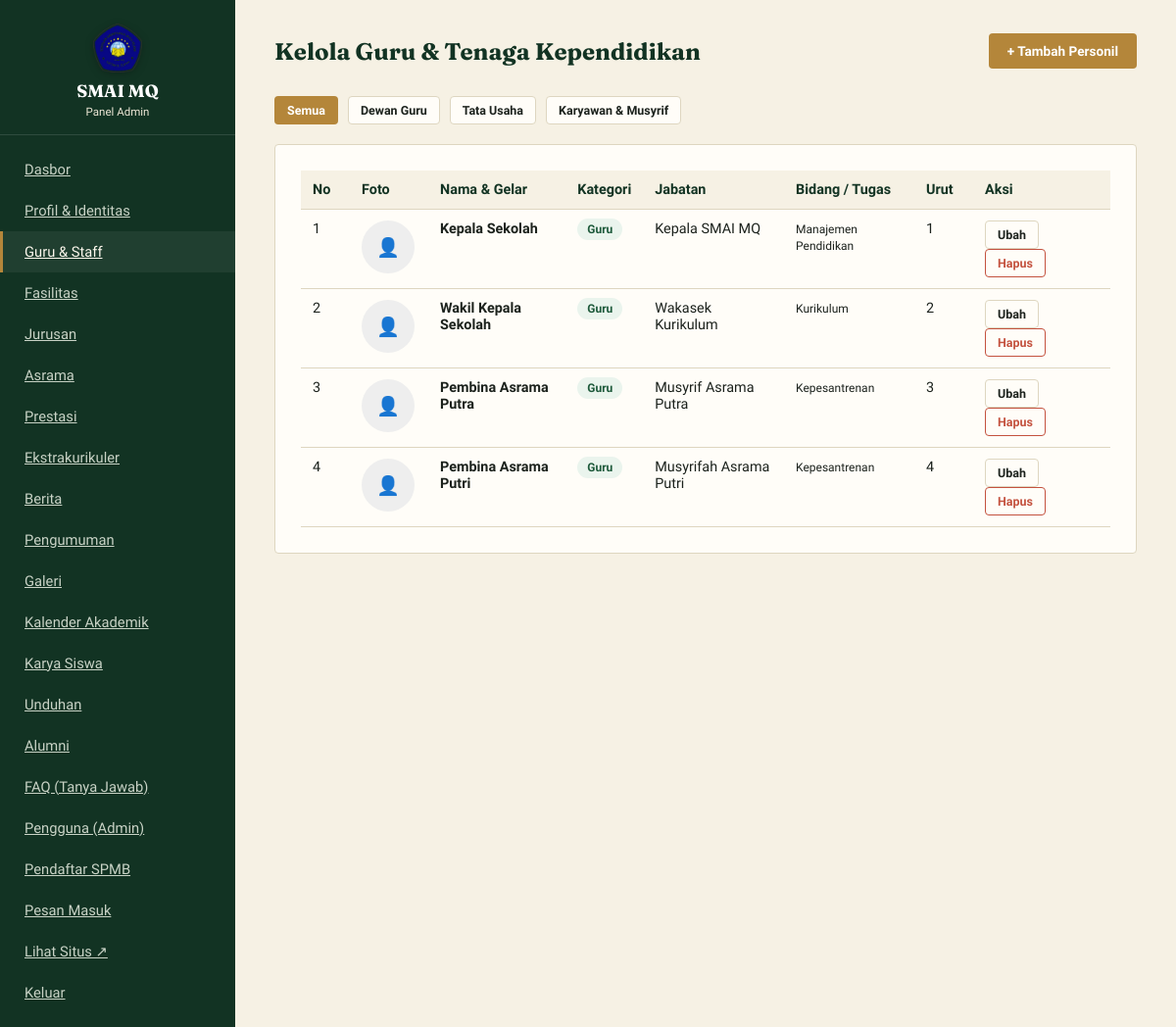
/admin/guru.php (signed in), run on the app's committed database.
### tables this page shows
CREATE TABLE guru (
    id INT AUTO_INCREMENT PRIMARY KEY,
    nama VARCHAR(100) NOT NULL,
    jabatan VARCHAR(100),
    bidang_studi VARCHAR(100),
    foto VARCHAR(255) DEFAULT NULL,
    urutan INT DEFAULT 0
);

### includes/functions.php (called while the page is built, shortened)
<?php
function e($string) {
    return htmlspecialchars($string ?? '', ENT_QUOTES, 'UTF-8');
}

### admin/guru.php (the view, shortened to what this page needs)
<?php
require_once __DIR__ . '/../config/database.php';
require_once __DIR__ . '/../includes/functions.php';
$kategoriFilter = $_GET['kategori'] ?? 'Semua';
if (in_array($kategoriFilter, ['Guru', 'Tata Usaha', 'Karyawan'])) {
    $stmt = $pdo->prepare("SELECT * FROM guru WHERE kategori = ? ORDER BY urutan ASC, id ASC");
    $stmt->execute([$kategoriFilter]);
    $daftar = $stmt->fetchAll();
} else {
    $daftar = $pdo->query("SELECT * FROM guru ORDER BY urutan ASC, id ASC")->fetchAll();
    $kategoriFilter = 'Semua';
}
?>
<!DOCTYPE html>
<html lang="id">
<head>
<link rel="stylesheet" href="../assets/css/admin.css">
</head>
<body>
<div class="admin-shell">
    <?php require __DIR__ . '/includes_sidebar.php'; ?>
    <div class="admin-konten">
        <div class="admin-topbar">
            <h1>Kelola Guru &amp; Tenaga Kependidikan</h1>
            <a href="guru-form.php" class="btn btn-emas">+ Tambah Personil</a>
        </div>
        <div style="display:flex; gap:10px; margin-bottom:20px; flex-wrap:wrap;">
            <a href="guru.php" class="btn btn-kecil <?= $kategoriFilter === 'Semua' ? 'btn-emas' : 'btn-luar' ?>">Semua</a>
            <a href="guru.php?kategori=Guru" class="btn btn-kecil <?= $kategoriFilter === 'Guru' ? 'btn-emas' : 'btn-luar' ?>">Dewan Guru</a>
            <a href="guru.php?kategori=Tata+Usaha" class="btn btn-kecil <?= $kategoriFilter === 'Tata Usaha' ? 'btn-emas' : 'btn-luar' ?>">Tata Usaha</a>
            <a href="guru.php?kategori=Karyawan" class="btn btn-kecil <?= $kategoriFilter === 'Karyawan' ? 'btn-emas' : 'btn-luar' ?>">Karyawan &amp; Musyrif</a>
        </div>
        <div class="kartu-admin">
            <table class="tabel-admin">
                <thead>
                    <tr>
                        <th style="width:50px;">No</th>
                        <th style="width:80px;">Foto</th>
                        <th>Nama &amp; Gelar</th>
                        <th>Kategori</th>
                        <th>Jabatan</th>
                        <th>Bidang / Tugas</th>
                        <th style="width:60px;">Urut</th>
                        <th style="width:140px;">Aksi</th>
                    </tr>
                </thead>
                <tbody>
                    <?php if ($daftar): foreach ($daftar as $i => $d):
                        $badgeStyle = 'background:#eaf4ed; color:#1e5a3b;';
                    ?>
                    <tr>
                        <td><?= $i + 1 ?></td>
                        <td>
                            <?php if (!empty($d['foto']) && file_exists(__DIR__ . '/../assets/img/guru/' . $d['foto'])): ?>
                                <img src="../assets/img/guru/<?= e($d['foto']) ?>" alt="" style="width:54px; height:54px; object-fit:cover; border-radius:50%; border:2px solid #ddd;">
                            <?php else: ?>
                                <div style="width:54px; height:54px; border-radius:50%; background:#eee; display:flex; align-items:center; justify-content:center; font-size:1.2rem;">👤</div>
                            <?php endif; ?>
                        </td>
                        <td>
                            <strong><?= e($d['nama']) ?></strong>
                        </td>
                        <td><span style="font-size:0.75rem; font-weight:700; padding:4px 10px; border-radius:12px; <?= $badgeStyle ?>"><?= e($d['kategori'] ?? 'Guru') ?></span></td>
                        <td><?= e($d['jabatan']) ?></td>
                        <td><small><?= e($d['bidang_studi']) ?></small></td>
                        <td><?= (int)$d['urutan'] ?></td>
                        <td>
                            <a href="guru-form.php?id=<?= $d['id'] ?>" class="btn btn-luar btn-kecil">Ubah</a>
                            <a href="guru.php?hapus=<?= $d['id'] ?>" class="btn btn-hapus btn-kecil" onclick="return confirm('Hapus data ini?');">Hapus</a>
                        </td>
                    </tr>
                    <?php endforeach; else: ?>
                    <tr><td colspan="8">Belum ada data guru / staff pada kategori ini.</td></tr>
                    <?php endif; ?>
                </tbody>
            </table>
        </div>
    </div>
</div>
</body>
</html>

### assets/css/admin.css (style rules this page uses)
:root { --hijau-tua: #123323; --hijau: #1E5A3B; --emas: #B4863A; --krem: #F6F1E4; --putih: #FFFDF8; --tinta: #1C221D; --abu: #6C7267; --garis: #DED6C0; --radius: 4px; }
* { box-sizing: border-box; }
body { margin: 0; font-family: 'Work Sans', sans-serif; background: var(--krem); color: var(--tinta); }
a { color: var(--hijau); }
.admin-shell { display: flex; min-height: 100vh; }
.admin-konten { flex: 1; padding: 34px 40px; }
.admin-topbar { display: flex; justify-content: space-between; align-items: center; margin-bottom: 28px; }
.admin-topbar h1 { font-family: 'Fraunces', serif; font-size: 1.5rem; margin: 0; color: var(--hijau-tua); }
.kartu-admin { background: var(--putih); border: 1px solid var(--garis); border-radius: var(--radius); padding: 26px; margin-bottom: 24px; }
table.tabel-admin { width: 100%; border-collapse: collapse; font-size: 0.9rem; }
table.tabel-admin th, table.tabel-admin td { padding: 11px 12px; border-bottom: 1px solid var(--garis); text-align: left; vertical-align: top; }
table.tabel-admin th { background: var(--krem); color: var(--hijau-tua); }
.btn { display: inline-block; padding: 9px 18px; border-radius: var(--radius); font-weight: 600; font-size: 0.85rem; border: 1.5px solid transparent; cursor: pointer; text-decoration: none; }
.btn-emas { background: var(--emas); color: #fff; }
.btn-luar { border-color: var(--garis); color: var(--tinta); background: var(--putih); }
.btn-hapus { border-color: #C4523F; color: #C4523F; background: transparent; }
.btn-kecil { padding: 6px 12px; font-size: 0.78rem; }

### data on the page
guru: nama "Kepala Sekolah", kategori "Guru", jabatan "Kepala SMAI MQ", bidang_studi "Manajemen Pendidikan", urutan "1"
guru: nama "Wakil Kepala Sekolah", kategori "Guru", jabatan "Wakasek Kurikulum", bidang_studi "Kurikulum", urutan "2"
guru: nama "Pembina Asrama Putra", kategori "Guru", jabatan "Musyrif Asrama Putra", bidang_studi "Kepesantrenan", urutan "3"
guru: nama "Pembina Asrama Putri", kategori "Guru", jabatan "Musyrifah Asrama Putri", bidang_studi "Kepesantrenan", urutan "4"
